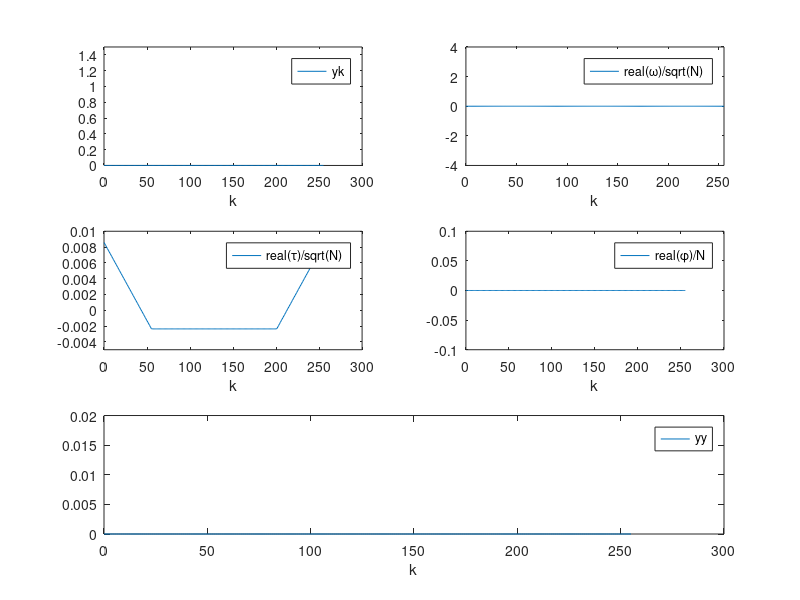

Recreate this plot in MATLAB.
% W7PUTRAS
% Incoherent case, one dimensional.
% Object is a pulse y. Lens is cylindrical with spread function (sinx/x)^2.
% FT of spread Functoin = transfer function.

% The image is FT of ( FT of spread function (transfer function) times FT of object).

function W7PUTRAS;
% Object: Sum of step functions
k = (0:1:255);
b1 = 100;
b2 = 140;
b = 2;
qq = 14;
Lamda = 0.0005;
fn = 10;
yk = (logical(b2-k)>=0)-(logical(b1-k)>=0);

figure(1);
subplot(3,2,1);
plot(k,yk);
axis([0 300 0 1.5]);
xlabel('k');
legend('yk');

% FT of the Object y is Omega

Omega = fft(yk);
N = length(Omega);

subplot(3,2,2);
plot(k,real(Omega)/sqrt(N));
axis([0 255 -4 4]);
xlabel('k');
legend('real(\omega)/sqrt(N)');
% The spread function is (sinz/z)^2 because of cylindrical lens
% FT of spread function is transfer function Tau
% f# = f/2a = fn
Sk = (sin((pi*k)/(fn*Lamda*255))./((pi*k)/(fn*Lamda*255))).^2;
Sk(1)=0; % error correction, division by zero at first element
Tau = fft(Sk);
N = length(Tau);

subplot(3,2,3);
plot(k,real(Tau)/sqrt(N));
axis([0 300 -0.005 0.01]);
xlabel('k');
legend('real(\tau)/sqrt(N)');

% Product of FT of object and FT of spread function(transfer function) is Phi
Phi = (Tau.*Omega);

subplot(3,2,4);
plot(k,real(Phi)/N);
axis([0 300 -0.1 0.1]);
xlabel('k');
legend('real(\phi)/N');
% Image
% FT (inverse) of the Product of FT of object and FT of transfer function
yy= ifft(Phi/sqrt(N));
N2 = length(Phi);

subplot(3,1,3);
plot(k,yy);
axis([0 300 0 0.02]);
xlabel('k');
legend('yy');
